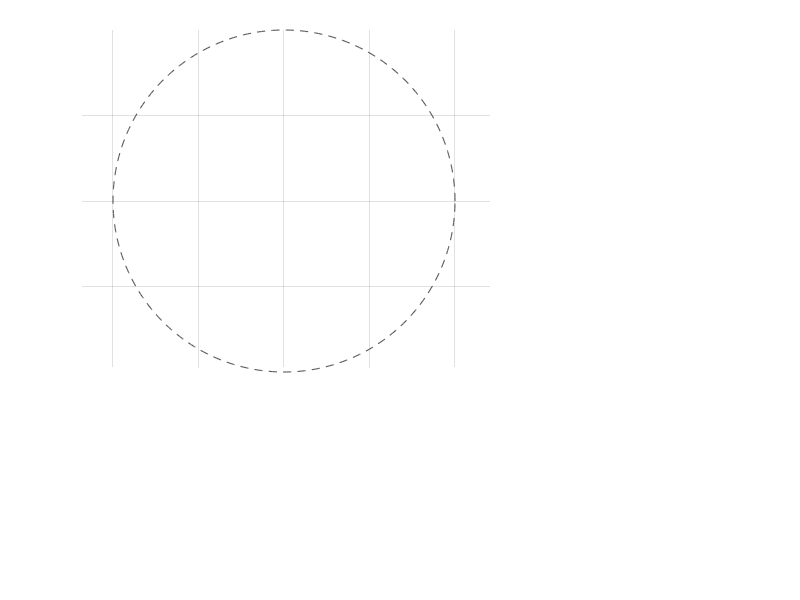

This chart was generated by the following MATLAB code: (Note: this script raises an error after producing the figure.)
%% doa_validation.m
% Kiểm chứng thuật toán GCC-PHAT + LS-DOA cho mảng mic UCA 8 kênh.
% Mô phỏng sóng phẳng tới theo góc định trước, sau đó so sánh kết quả
% ước lượng với giá trị thực. Thuật toán hoàn toàn mirror code STM32.
%
% Chạy từng Section (Ctrl+Enter) hoặc toàn bộ script (F5).
%
% Sections:
%   1. Cấu hình và hình học mảng
%   2. Mô phỏng một nguồn âm + animation sóng phẳng
%   3. GCC-PHAT + hiển thị tương quan
%   4. Ước lượng DOA và so sánh với thực tế
%   5. Quét azimuth 0°–355° (kiểm tra toàn bộ góc)
%   6. Phân tích độ nhạy SNR

%% =========================================================================
%  1. Cấu hình và hình học mảng
% =========================================================================
clear; clc; close all;

Fs    = 16000;      % Hz — phải khớp STM32
N     = 1024;       % FFT/frame size — phải khớp STM32
R_M   = 0.040;      % bán kính UCA (m)
C_MPS = 343.0;      % tốc độ âm thanh (m/s)
N_CH  = 8;

% Bảng góc channel — khớp hoàn toàn với mic_pos[][] trong main.c
% pair p: ch_L = p*2 tại p*45°, ch_R = p*2+1 tại p*45+180°
ANG_DEG = [0, 180, 45, 225, 90, 270, 135, 315];   % (1×8)
mic_x   = R_M * cosd(ANG_DEG);                      % (1×8) m
mic_y   = R_M * sind(ANG_DEG);
mic_pos = [mic_x(:), mic_y(:)];                     % (8×2) m

% Bảng tra TDOA — HARDCODE (mirror STM32 DOA_Init, table-search version)
% DOA_TABLE(a,k) = lag kỳ vọng (samples) trên baseline k (mic0 vs mic k)
% cho hướng ứng viên DOA_ANGLES(a).
% Sinh từ: UCA R=40mm, Fs=16000, C=343 m/s,
% ANG_DEG = [0 180 45 225 90 270 135 315], công thức (Fs/C)*dot(d_k, u_a).
DOA_ANGLES = 0:45:315;                              % (1×8)
DOA_TABLE = [ ...                                   % (8×7)  cột: ch1..ch7
  -3.731778  -0.546506  -3.185272  -1.865889  -1.865889  -3.185272  -0.546506 ;  % az=0
  -2.638766   0.546506  -3.185272   0.000000  -2.638766  -1.319383  -1.319383 ;  % az=45
   0.000000   1.319383  -1.319383   1.865889  -1.865889   1.319383  -1.319383 ;  % az=90
   2.638766   1.319383   1.319383   2.638766   0.000000   3.185272  -0.546506 ;  % az=135
   3.731778   0.546506   3.185272   1.865889   1.865889   3.185272   0.546506 ;  % az=180
   2.638766  -0.546506   3.185272   0.000000   2.638766   1.319383   1.319383 ;  % az=225
   0.000000  -1.319383   1.319383  -1.865889   1.865889  -1.319383   1.319383 ;  % az=270
  -2.638766  -1.319383  -1.319383  -2.638766   0.000000  -3.185272   0.546506 ]; % az=315

MAX_TDOA_SAMP = 2 * R_M / C_MPS * Fs;   % max delay = diameter / c

fprintf('=== Array geometry ===\n');
fprintf('  UCA radius    : %.0f mm\n', R_M*1e3);
fprintf('  Max TDOA      : %.3f ms = %.2f samples\n', ...
        2*R_M/C_MPS*1e3, MAX_TDOA_SAMP);
fprintf('  Nyquist alias : TDOA < 0.5 sample → f < %.0f Hz is unambiguous\n', ...
        C_MPS / (2 * 2*R_M));
fprintf('\n  Ch  Angle    x(mm)   y(mm)\n');
for i = 1:N_CH
    fprintf('  ch%d  %3d°   %+6.1f  %+6.1f\n', ...
            i-1, ANG_DEG(i), mic_x(i)*1e3, mic_y(i)*1e3);
end

%% =========================================================================
%  2. Mô phỏng nguồn âm + Animation sóng phẳng
% =========================================================================
% --- Tham số nguồn (chỉnh ở đây để kiểm thử) ---
AZ_TRUE = 120;    % azimuth thực (độ), 0° = +x, CCW
EL_TRUE =  0.0;    % elevation thực (độ), 0 = trong mặt phẳng
SNR_DB  = 20;      % SNR (dB)
F_SRC   = 20000;    % tần số nguồn (Hz)

ux = cosd(AZ_TRUE) * cosd(EL_TRUE);   % direction cosines
uy = sind(AZ_TRUE) * cosd(EL_TRUE);

% Độ trễ truyền âm từng mic so với mic0 (sample, dấu tính đúng chiều)
delay_samp = zeros(N_CH, 1);
for i = 1:N_CH
    dx = mic_pos(i,1) - mic_pos(1,1);
    dy = mic_pos(i,2) - mic_pos(1,2);
    delay_samp(i) = -(dx*ux + dy*uy) / C_MPS * Fs;
end

fprintf('\n=== Simulation: az=%.1f°  el=%.1f°  f=%dHz  SNR=%ddB ===\n', ...
        AZ_TRUE, EL_TRUE, F_SRC, SNR_DB);
fprintf('  Delay relative to ch0 (samples):\n');
for i = 1:N_CH
    fprintf('    ch0 vs ch%d: %+.4f samples  (%+.3f µs)\n', ...
            i-1, delay_samp(i)-delay_samp(1), ...
            (delay_samp(i)-delay_samp(1))/Fs*1e6);
end

% --- Tạo tín hiệu ---
t_frame = (0:N-1) / Fs;                         % time axis một frame (s)
noise_amp = 10^(-SNR_DB/20);

mic_sig = zeros(N_CH, N);
for i = 1:N_CH
    mic_sig(i,:) = sin(2*pi * F_SRC * (t_frame - delay_samp(i)/Fs)) ...
                 + noise_amp * randn(1, N);
end

% --- Figure 1: Animation sóng phẳng ---
fig1 = figure('Name', 'Sóng phẳng tới mảng mic', ...
              'Position', [50 80 820 680], 'Color', [0.07 0.07 0.07]);

ax_arr = axes('Parent', fig1, 'Position', [0.07 0.38 0.57 0.57]);
hold(ax_arr,'on'); axis(ax_arr,'equal'); grid(ax_arr,'on');
set(ax_arr, 'Color',[0.1 0.1 0.1], 'XColor','w', 'YColor','w', ...
            'GridColor',[0.22 0.22 0.22], 'FontSize', 9);

% Vòng tròn UCA
th_c = linspace(0, 2*pi, 300);
plot(ax_arr, R_M*1e3*cos(th_c), R_M*1e3*sin(th_c), '--', ...
     'Color',[0.35 0.35 0.35], 'LineWidth', 0.8);

% Đường kính nối các cặp mic đối diện
pair_clr = [1 0.45 0.45; 0.45 1 0.45; 0.4 0.75 1; 1 0.8 0.25];
for p = 0:3
    chL = p*2+1;  chR = p*2+2;
    plot(ax_arr, mic_x([chL,chR])*1e3, mic_y([chL,chR])*1e3, ...
         '-', 'Color',[pair_clr(p+1,:) 0.3], 'LineWidth', 1.2);
end

% Mic (sẽ đổi màu khi sóng qua)
h_mics = scatter(ax_arr, mic_x*1e3, mic_y*1e3, 130, ...
                 repmat([0.3 0.7 1], N_CH, 1), 'filled', ...
                 'MarkerEdgeColor','w', 'LineWidth', 0.8);
for i = 1:N_CH
    lr = (R_M + 0.014)*1e3;
    text(ax_arr, lr*cosd(ANG_DEG(i)), lr*sind(ANG_DEG(i)), ...
         sprintf('ch%d', i-1), 'Color','w', 'FontSize',7.5, ...
         'HorizontalAlignment','center');
end

% Mũi tên hướng nguồn
quiver(ax_arr, 0, 0, 70*ux, 70*uy, 0, ...
       'Color',[1 0.3 0.3], 'LineWidth', 2.2, 'MaxHeadSize', 0.5);
text(ax_arr, 76*ux, 76*uy, sprintf('Nguồn\naz=%.1f°', AZ_TRUE), ...
     'Color',[1 0.55 0.55], 'FontSize', 8.5, 'HorizontalAlignment','center');

% Các đường sóng (9 đường song song)
N_WF = 9;
h_wf = gobjects(N_WF, 1);
for w = 1:N_WF
    h_wf(w) = plot(ax_arr, [0 0],[0 0], 'Color',[0.25 0.85 1 0], 'LineWidth', 1.4);
end

xlim(ax_arr, [-95 115]); ylim(ax_arr, [-80 80]);
xlabel(ax_arr, 'x (mm)', 'Color','w');
ylabel(ax_arr, 'y (mm)', 'Color','w');
h_arr_title = title(ax_arr, 'Sóng phẳng truyền qua mảng mic', ...
                    'Color','w', 'FontSize',10);

% Subplot waveform nhỏ bên phải (hiển thị trễ)
ax_wav = axes('Parent', fig1, 'Position', [0.67 0.38 0.30 0.57]);
hold(ax_wav,'on'); grid(ax_wav,'on');
set(ax_wav,'Color',[0.1 0.1 0.1],'XColor','w','YColor','w', ...
           'GridColor',[0.22 0.22 0.22],'FontSize',8);
t_show_ms = t_frame(1:min(N, round(Fs*0.006))) * 1e3;   % hiển thị 6ms đầu
n_show    = length(t_show_ms);
WOFF = 2.2;
h_wav_lines = gobjects(N_CH, 1);
for i = 1:N_CH
    h_wav_lines(i) = plot(ax_wav, t_show_ms, ...
                          zeros(1,n_show) + (N_CH-i)*WOFF, ...
                          'Color', pair_clr(ceil(i/2),:), 'LineWidth', 0.9);
end
xlim(ax_wav, [0 t_show_ms(end)]);
ylim(ax_wav, [-1.2 (N_CH-0.5)*WOFF]);
yticks(ax_wav, (0:N_CH-1)*WOFF); yticklabels(ax_wav, flip(arrayfun(@(i) ...
    sprintf('ch%d',i), 0:N_CH-1,'uni',0)));
xlabel(ax_wav,'t (ms)','Color','w');
title(ax_wav,'Tín hiệu từng mic','Color','w','FontSize',9);

% Subplot thứ tự hit bên dưới
ax_ord = axes('Parent', fig1, 'Position', [0.07 0.07 0.87 0.26]);
hold(ax_ord,'on'); grid(ax_ord,'on');
set(ax_ord,'Color',[0.1 0.1 0.1],'XColor','w','YColor','w', ...
           'GridColor',[0.22 0.22 0.22],'FontSize',8);
proj = mic_x * ux + mic_y * uy;   % (1×8) projection along source direction

% --- Chạy animation ---
p_start  = max(proj) + R_M * 1.5;
p_end    = min(proj) - R_M * 1.5;
p_frames = linspace(p_start, p_end, 90);

% Khoảng cách giữa các đường sóng = lambda/2
lambda    = C_MPS / F_SRC;
wf_gaps   = (0:N_WF-1) * lambda;

hit_time_ms = nan(1, N_CH);
t_elapsed = 0;

for fi = 1:length(p_frames)
    p_now = p_frames(fi);
    t_elapsed = (p_start - p_now) / C_MPS * 1e3;   % ms từ lúc bắt đầu

    % Cập nhật các đường sóng
    for w = 1:N_WF
        p_wf = p_now + wf_gaps(w);   % vị trí đường sóng thứ w
        s_mm = linspace(-110, 110, 2) / 1e3;   % parametric (m)
        px   = (p_wf*ux + s_mm*(-uy)) * 1e3;
        py   = (p_wf*uy + s_mm*( ux)) * 1e3;
        % fade alpha theo khoảng cách từ tâm array
        d_center = abs(p_wf - mean(proj));
        alpha = max(0, 1 - d_center / (R_M * 3.5));
        set(h_wf(w), 'XData', px, 'YData', py, ...
                     'Color', [0.25 0.85 1 min(alpha*0.9, 0.88)]);
    end

    % Đổi màu mic khi sóng vừa qua (proj(i) >= p_now)
    mic_clr = repmat([0.3 0.7 1], N_CH, 1);
    for i = 1:N_CH
        if proj(i) >= p_now
            mic_clr(i,:) = [1 0.85 0.2];   % vàng = đã bị hit
            if isnan(hit_time_ms(i))
                hit_time_ms(i) = t_elapsed;
            end
        end
    end
    h_mics.CData = mic_clr;

    % Cập nhật waveform (hiển thị dần theo thời gian mô phỏng)
    n_show_now = min(n_show, max(1, round(t_elapsed/1e3*Fs)));
    for i = 1:N_CH
        sig_i = mic_sig(i, 1:n_show);
        sig_i(n_show_now+1:end) = 0;   % ẩn phần chưa đến
        set(h_wav_lines(i), 'YData', sig_i*0.8 + (N_CH-i)*WOFF);
    end

    set(h_arr_title, 'String', ...
        sprintf('t = %.2f ms  |  Wavefront pos = %.1f mm', t_elapsed, p_now*1e3));
    drawnow limitrate;
    pause(0.025);
end

% Vẽ thứ tự hit
[~, hit_order] = sort(proj, 'descend');
colors_ord = jet(N_CH);
for rank = 1:N_CH
    i = hit_order(rank);
    bar(ax_ord, rank, delay_samp(i) - delay_samp(hit_order(1)), ...
        'FaceColor', colors_ord(rank,:), 'EdgeColor','none');
    text(ax_ord, rank, (delay_samp(i)-delay_samp(hit_order(1)))*0.5, ...
         sprintf('ch%d\n(%.2fs)', i-1, delay_samp(i)-delay_samp(hit_order(1))), ...
         'HorizontalAlignment','center', 'Color','w', 'FontSize',7);
end
xticks(ax_ord,1:N_CH);
xticklabels(ax_ord, arrayfun(@(r) sprintf('rank %d',r), 1:N_CH,'uni',0));
ylabel(ax_ord, 'Delay vs ch0 (samples)', 'Color','w');
title(ax_ord, 'Thứ tự mic bị hit (so với mic đầu tiên)', 'Color','w','FontSize',9);

%% =========================================================================
%  3. GCC-PHAT: tính và vẽ tương quan ch0 vs ch1..7
% =========================================================================
N_PAIRS    = N_CH - 1;
lags_est   = zeros(N_PAIRS, 1);
gcc_all    = zeros(N_PAIRS, N);
true_lags  = delay_samp(2:end) - delay_samp(1);

for k = 1:N_PAIRS
    [gcc_all(k,:), lags_est(k)] = gcc_phat(mic_sig(1,:), mic_sig(k+1,:), N);
end

fprintf('\n=== GCC-PHAT ===\n');
fprintf('  %-10s  %-14s  %-14s  %-10s\n', 'Pair','True (samp)','Est (samp)','Error');
for k = 1:N_PAIRS
    fprintf('  ch0↔ch%d    %+8.4f      %+8.4f      %+.4f\n', ...
            k, true_lags(k), lags_est(k), lags_est(k)-true_lags(k));
end

max_lag_us   = ceil(2*R_M/C_MPS * 1.5 * 1e6);
lag_us_axis  = (-N/2 : N/2-1) / Fs * 1e6;
vis_mask     = abs(lag_us_axis) <= max_lag_us;

fig2 = figure('Name', 'GCC-PHAT', 'Position',[890 80 640 760], ...
              'Color',[0.07 0.07 0.07]);
for k = 1:N_PAIRS
    ax = subplot(N_PAIRS, 1, k, 'Parent', fig2);
    set(ax,'Color',[0.1 0.1 0.1],'XColor','w','YColor','w', ...
           'GridColor',[0.2 0.2 0.2],'FontSize',7.5);
    hold(ax,'on'); grid(ax,'on');

    plot(ax, lag_us_axis(vis_mask), gcc_all(k,vis_mask), ...
         'Color',[0.4 0.75 1], 'LineWidth', 0.9);

    % True lag
    xline(ax, true_lags(k)/Fs*1e6, '--', 'Color',[0.3 1 0.3], 'LineWidth', 1.5);
    % Estimated lag
    xline(ax, lags_est(k)/Fs*1e6,  '-',  'Color',[1 0.35 0.35], 'LineWidth', 1.8);

    xlim(ax, [-max_lag_us max_lag_us]);
    ylabel(ax, sprintf('ch0↔ch%d', k), 'Color','w', 'FontSize',7);
    if k == 1
        title(ax, sprintf('GCC-PHAT  az=%.1f°  SNR=%ddB  (──red=est, --green=true)', ...
              AZ_TRUE, SNR_DB), 'Color','w', 'FontSize',9);
    end
    if k == N_PAIRS
        xlabel(ax, 'Lag (µs)', 'Color','w', 'FontSize',8);
    end
end

%% =========================================================================
%  4. DOA Estimation — so sánh với giá trị thực
% =========================================================================
[az_est, el_est, err_est] = doa_srp(mic_sig, DOA_TABLE, DOA_ANGLES);
az_err = mod(az_est - AZ_TRUE + 180, 360) - 180;
el_err = el_est - EL_TRUE;

fprintf('\n=== DOA result ===\n');
fprintf('  True :     az = %.3f°   el = %.3f°\n', AZ_TRUE, EL_TRUE);
fprintf('  Estimated: az = %.3f°   el = %.3f°   (residual err = %.4f)\n', az_est, el_est, err_est);
fprintf('  Error:     az = %+.3f°  el = %+.3f°\n', az_err, el_err);

% Polar figure
fig3 = figure('Name', 'DOA result', 'Position',[50 50 500 500], ...
              'Color',[0.07 0.07 0.07]);
pax = polaraxes('Parent', fig3);
set(pax,'Color',[0.1 0.1 0.1],'GridColor',[0.35 0.35 0.35], ...
        'ThetaDir','counterclockwise','ThetaZeroLocation','right', ...
        'RColor','w','ThetaColor','w','FontSize',9);
pax.RLim = [0 1.1];  pax.RTick = [0.5 1.0];
pax.RTickLabel = {'60° el','0° el'};
hold(pax,'on');

% Vẽ các mic lên polar
for i = 1:N_CH
    polarscatter(pax, deg2rad(ANG_DEG(i)), 1.0, 60, ...
                 pair_clr(ceil(i/2),:), 'filled', 'MarkerEdgeColor','w');
    text(pax, deg2rad(ANG_DEG(i)), 1.15, sprintf('ch%d',i-1), ...
         'Color','w','FontSize',7,'HorizontalAlignment','center');
end

% True DOA
polarscatter(pax, deg2rad(AZ_TRUE), cosd(EL_TRUE), 200, [0.3 1 0.3], ...
             'filled', 'Marker','p', 'MarkerEdgeColor','w', 'LineWidth', 1);

% Estimated DOA
polarscatter(pax, deg2rad(az_est), cosd(el_est), 160, [1 0.35 0.35], ...
             'filled', 'Marker','d', 'MarkerEdgeColor','w', 'LineWidth', 1);

legend(pax, {'Mics','','','','','','','','True DOA','Estimated DOA'}, ...
       'TextColor','w','Color',[0.15 0.15 0.15],'FontSize',8, ...
       'Location','southoutside','NumColumns',2);
title(pax, sprintf('DOA: az_{true}=%.1f°  az_{est}=%.1f°  err=%+.2f°', ...
      AZ_TRUE, az_est, az_err), 'Color','w','FontSize',10);

%% =========================================================================
%  5. Quét azimuth 0°–355° — kiểm tra độ chính xác toàn bộ góc
% =========================================================================
fprintf('\n=== Azimuth sweep (0:5:355°, el=%.0f°, SNR=%ddB) ===\n', EL_TRUE, SNR_DB);
az_sweep   = 0:5:355;
az_out     = zeros(size(az_sweep));
el_out     = zeros(size(az_sweep));
lags_sweep = zeros(N_PAIRS, 1);

for ti = 1:length(az_sweep)
    uxt = cosd(az_sweep(ti));  uyt = sind(az_sweep(ti));
    d_t = zeros(N_CH,1);
    for i = 1:N_CH
        dx = mic_pos(i,1)-mic_pos(1,1);  dy = mic_pos(i,2)-mic_pos(1,2);
        d_t(i) = -(dx*uxt + dy*uyt) / C_MPS * Fs;
    end
    s_t = zeros(N_CH,N);
    for i = 1:N_CH
        s_t(i,:) = sin(2*pi*F_SRC*(t_frame - d_t(i)/Fs)) ...
                 + noise_amp*randn(1,N);
    end
    for k = 1:N_PAIRS
        [~, lags_sweep(k)] = gcc_phat(s_t(1,:), s_t(k+1,:), N);
    end
    [az_out(ti), el_out(ti)] = doa_srp(s_t, DOA_TABLE, DOA_ANGLES);
end

az_err_sweep = mod(az_out - az_sweep + 180, 360) - 180;

fig4 = figure('Name', 'Azimuth sweep validation', ...
              'Position',[50 50 1100 480], 'Color',[0.07 0.07 0.07]);

ax_s1 = subplot(1,2,1, 'Parent', fig4);
hold(ax_s1,'on'); grid(ax_s1,'on');
set(ax_s1,'Color',[0.1 0.1 0.1],'XColor','w','YColor','w', ...
          'GridColor',[0.2 0.2 0.2],'FontSize',9);
plot(ax_s1, az_sweep, az_sweep, '--', 'Color',[0.45 0.45 0.45], 'LineWidth',1.2);
plot(ax_s1, az_sweep, mod(az_out,360), 'c.-', 'LineWidth',1.2, 'MarkerSize',10);
xlabel(ax_s1,'Azimuth thực (°)','Color','w');
ylabel(ax_s1,'Azimuth ước lượng (°)','Color','w');
title(ax_s1,'Ước lượng vs Thực tế','Color','w','FontSize',10);
legend(ax_s1,{'Ideal (y=x)','GCC-PHAT+LS'}, ...
       'TextColor','w','Color',[0.15 0.15 0.15]);
xlim(ax_s1,[0 360]); ylim(ax_s1,[0 360]);

ax_s2 = subplot(1,2,2, 'Parent', fig4);
hold(ax_s2,'on'); grid(ax_s2,'on');
set(ax_s2,'Color',[0.1 0.1 0.1],'XColor','w','YColor','w', ...
          'GridColor',[0.2 0.2 0.2],'FontSize',9);
bar(ax_s2, az_sweep, az_err_sweep, 1, 'FaceColor',[0.4 0.7 1], 'EdgeColor','none');
yline(ax_s2,  2, '--','Color',[0.9 0.5 0.5],'LineWidth',1.2,'Label','+2°');
yline(ax_s2, -2, '--','Color',[0.9 0.5 0.5],'LineWidth',1.2,'Label','−2°');
yline(ax_s2,  0, '-', 'Color',[0.5 0.5 0.5],'LineWidth',0.8);
xlabel(ax_s2,'Azimuth thực (°)','Color','w');
ylabel(ax_s2,'Sai số (°)','Color','w');
rms_err = rms(az_err_sweep);
max_err = max(abs(az_err_sweep));
title(ax_s2, sprintf('Sai số DOA  [RMS=%.2f°  Max=%.2f°  SNR=%ddB]', ...
      rms_err, max_err, SNR_DB), 'Color','w','FontSize',10);
xlim(ax_s2,[0 360]);

fprintf('  RMS sai số: %.3f°\n', rms_err);
fprintf('  Max sai số: %.3f°\n', max_err);

%% =========================================================================
%  6. Phân tích độ nhạy SNR (az=45°, 50 trials mỗi điểm)
% =========================================================================
fprintf('\n=== SNR sensitivity (az=45°, %d trials/point) ===\n', 50);
snr_range  = -10:5:40;
rms_vs_snr = zeros(size(snr_range));
N_TRIALS   = 50;

for si = 1:length(snr_range)
    n_amp = 10^(-snr_range(si)/20);
    errs  = zeros(1, N_TRIALS);
    uxt = cosd(45);  uyt = sind(45);
    d_t = zeros(N_CH,1);
    for i = 1:N_CH
        dx=mic_pos(i,1)-mic_pos(1,1); dy=mic_pos(i,2)-mic_pos(1,2);
        d_t(i)=-(dx*uxt+dy*uyt)/C_MPS*Fs;
    end
    for tr = 1:N_TRIALS
        s_t=zeros(N_CH,N);
        for i=1:N_CH
            s_t(i,:)=sin(2*pi*F_SRC*(t_frame-d_t(i)/Fs))+n_amp*randn(1,N);
        end
        lgs=zeros(N_PAIRS,1);
        for k=1:N_PAIRS, [~,lgs(k)]=gcc_phat(s_t(1,:),s_t(k+1,:),N); end
        [az_r,~]=doa_srp(s_t,DOA_TABLE,DOA_ANGLES);
        errs(tr)=mod(az_r-45+180,360)-180;
    end
    rms_vs_snr(si)=rms(errs);
    fprintf('  SNR=%3d dB → RMS = %.2f°\n', snr_range(si), rms_vs_snr(si));
end

fig5 = figure('Name', 'SNR Sensitivity', 'Position',[600 50 600 420], ...
              'Color',[0.07 0.07 0.07]);
ax_snr = axes('Parent', fig5);
hold(ax_snr,'on'); grid(ax_snr,'on');
set(ax_snr,'Color',[0.1 0.1 0.1],'XColor','w','YColor','w', ...
           'GridColor',[0.2 0.2 0.2],'FontSize',10,'YScale','log');
plot(ax_snr, snr_range, rms_vs_snr, 'c.-', 'LineWidth', 2, 'MarkerSize', 14);
yline(ax_snr, 1, '--','Color',[0.8 0.5 0.5],'LineWidth',1.2,'Label','1°');
yline(ax_snr, 5, '--','Color',[0.6 0.4 0.4],'LineWidth',1.2,'Label','5°');
xline(ax_snr, SNR_DB, '--','Color',[0.5 0.8 0.5],'LineWidth',1.2, ...
      'Label',sprintf('Sim SNR=%ddB',SNR_DB));
xlabel(ax_snr, 'SNR (dB)', 'Color','w');
ylabel(ax_snr, 'RMS Sai số azimuth (°)', 'Color','w');
title(ax_snr, sprintf('Độ nhạy SNR  (az=45°, f=%dHz, UCA d=80mm, %d trials)', ...
      F_SRC, N_TRIALS), 'Color','w', 'FontSize',10);

fprintf('\n=== Hoàn tất ===\n');

%% =========================================================================
%  Local functions
% =========================================================================

function [corr_shift, lag_samp] = gcc_phat(x, y, N)
% GCC-PHAT với nội suy parabol sub-sample.
% Mirror hoàn toàn STM32 TASK-11.
    X = fft(double(x), N);
    Y = fft(double(y), N);
    G = X .* conj(Y);
    G = G ./ max(abs(G), 1e-10);        % PHAT whitening
    corr_shift = real(ifft(G));
    corr_shift = fftshift(corr_shift);
    [~, idx] = max(corr_shift);
    % Parabolic interpolation (mirror STM32)
    if idx > 1 && idx < N
        ym1 = corr_shift(idx-1);
        y0  = corr_shift(idx);
        yp1 = corr_shift(idx+1);
        denom = 2*(2*y0 - ym1 - yp1);
        if abs(denom) > 1e-10
            frac = (yp1 - ym1) / denom;
        else
            frac = 0;
        end
    else
        frac = 0;
    end
    lag_samp = (idx - N/2 - 1) + frac;
end


function [az, el, contrast] = doa_srp(data_f, doa_table, angles_deg)
% SRP delay-and-sum DOA. Mirror STM32 DOA_SRP().
% Với mỗi hướng trong 8 hướng 45° cố định: dịch từng kênh theo delay kỳ vọng
% (làm tròn về số nguyên sample), cộng 8 kênh đã căn chỉnh, lấy công suất chùm.
% Hướng có công suất LỚN NHẤT là hướng nguồn (chỉ lấy nguồn âm mạnh nhất).
% contrast = công suất đỉnh / trung bình (>=1); ~1 nghĩa là không có nguồn rõ.
%
% Dấu: doa_table chứa lag GCC kỳ vọng (+(Fs/C)·dot(d_k,u)); delay vật lý của
% kênh k so với kênh 0 là số ÂM của giá trị đó, nên shift = round(-doa_table).
    [n_ch, N] = size(data_f);
    n_az  = numel(angles_deg);
    dmax  = ceil(max(abs(doa_table(:)))) + 1;
    n_rng = (1 + dmax):(N - dmax);
    pw    = zeros(n_az, 1);
    for a = 1:n_az
        y = data_f(1, n_rng);
        for k = 1:n_ch-1
            sh = round(-doa_table(a, k));
            y  = y + data_f(k+1, n_rng + sh);
        end
        pw(a) = sum(y.^2);
    end
    [best_p, best_a] = max(pw);
    az = angles_deg(best_a);
    contrast = best_p / (mean(pw) + 1e-20);
    el = 0;                               % SRP phẳng: không ước lượng elevation
end
